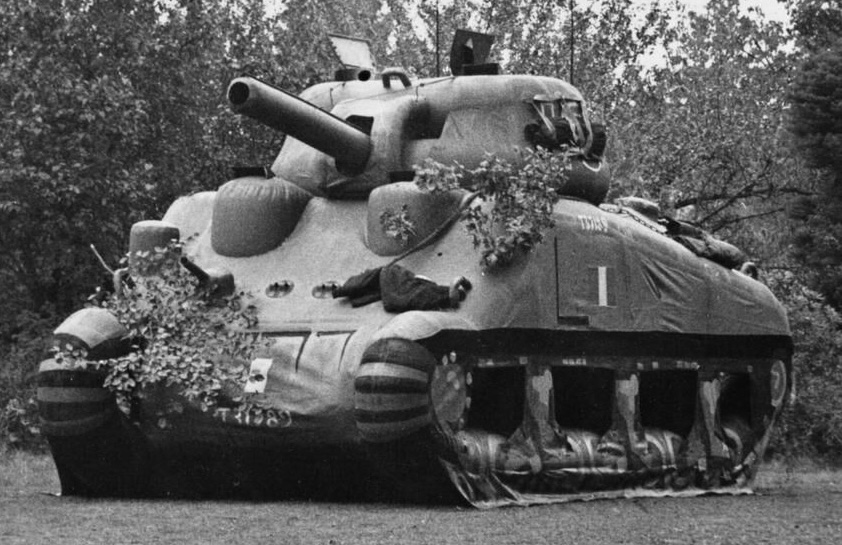
#> input picture learning-videos/shorts-experiments/sh-11-dday-ghost-army/raw_assets/dummy_tank.jpg, 842 x 545 px, found by its file name
$ python update_qa_assets.py
#> lines starting #> are read from the running program, lines starting #| are printed output that depends on the picture; after the words box and inside, x2 and y2 are one past the last pixel; in counts of white or black regions, pixels touching at a corner belong together
import os
import cv2
import numpy as np
from PIL import Image, ImageDraw, ImageFont, ImageFilter, ImageEnhance

RAW_DIR = "D:/PERSONAL PROJECT/IR-study-companion/learning-videos/shorts-experiments/sh-11-dday-ghost-army/raw_assets"
ASSET_DIR = "D:/PERSONAL PROJECT/IR-study-companion/learning-videos/shorts-experiments/sh-11-dday-ghost-army/assets"

print("Regenerating sticker_dummy_tank.png with +25% brightness & contrast enhancement...")
tank_raw = cv2.imread(os.path.join(RAW_DIR, "dummy_tank.jpg"))
#> tank_raw is the input picture: shape (545, 842, 3); min 0, max 253, mean 89.9

crop_t = cv2.resize(tank_raw, (760, 480), interpolation=cv2.INTER_LANCZOS4)
tch, tcw = crop_t.shape[:2]
#> tch = 480; tcw = 760

mask_t = np.zeros((tch, tcw), np.uint8)
bgdModel = np.zeros((1, 65), np.float64)
fgdModel = np.zeros((1, 65), np.float64)
rect_t = (15, 20, tcw - 30, tch - 35)
#> rect_t = (15, 20, 730, 445)
cv2.grabCut(crop_t, mask_t, rect_t, bgdModel, fgdModel, 6, cv2.GC_INIT_WITH_RECT)
bin_t = np.where((mask_t==2)|(mask_t==0), 0, 255).astype(np.uint8)

num_labels, labels, stats, _ = cv2.connectedComponentsWithStats(bin_t, connectivity=8)
#> num_labels = 3
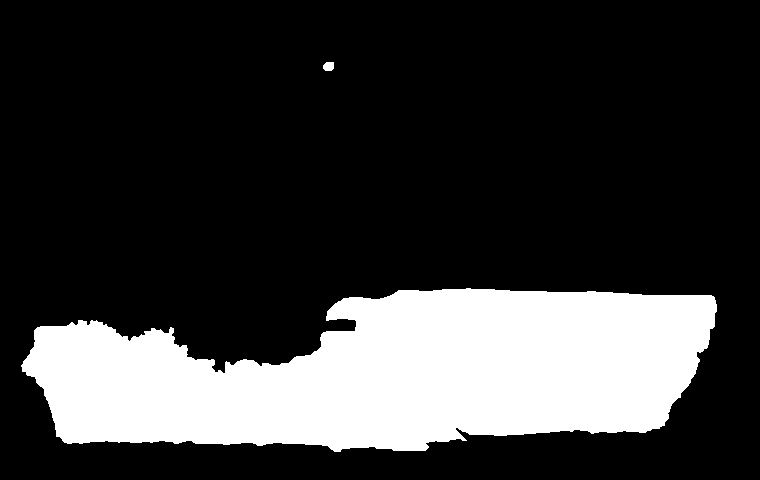
#> bin_t: shape (480, 760); 22.4% white; 2 white regions, box (x1, y1, x2, y2) and area: (21, 288, 717, 452) 81448, (323, 62, 334, 71) 87
largest = 1 + np.argmax(stats[1:, cv2.CC_STAT_AREA])
#> largest = 2
clean_t = np.where(labels == largest, 255, 0).astype(np.uint8)
clean_t = cv2.morphologyEx(clean_t, cv2.MORPH_CLOSE, cv2.getStructuringElement(cv2.MORPH_ELLIPSE, (11, 11)))

tank_rgba = cv2.cvtColor(crop_t, cv2.COLOR_BGR2RGBA)
tank_rgba[:, :, 3] = clean_t
pil_t = Image.fromarray(tank_rgba)

# Boost brightness +25% and contrast +15% per QA audit
enh_b = ImageEnhance.Brightness(pil_t)
pil_t = enh_b.enhance(1.25)
enh_c = ImageEnhance.Contrast(pil_t)
pil_t = enh_c.enhance(1.15)

# 14px white outline + 0-blur hard shadow (135 deg)
pad_t = 14 * 2 + 40
w_t, h_t = pil_t.size
#> w_t = 760; h_t = 480
new_wt, new_ht = w_t + pad_t * 2, h_t + pad_t * 2
#> new_wt = 896; new_ht = 616
alpha_t = pil_t.split()[3]
#> alpha_t: PIL image 760x480 L; 22.4% white; 1 white region, box (x1, y1, x2, y2) and area: (21, 288, 717, 452) 81808

stroke_t = Image.new("L", (new_wt, new_ht), 0)
#> stroke_t: PIL image 896x616 L; every value is 0
for dx in range(-14, 15):
    for dy in range(-14, 15):
        if dx*dx + dy*dy <= 196:
            stroke_t.paste(alpha_t, (pad_t + dx, pad_t + dy), alpha_t)
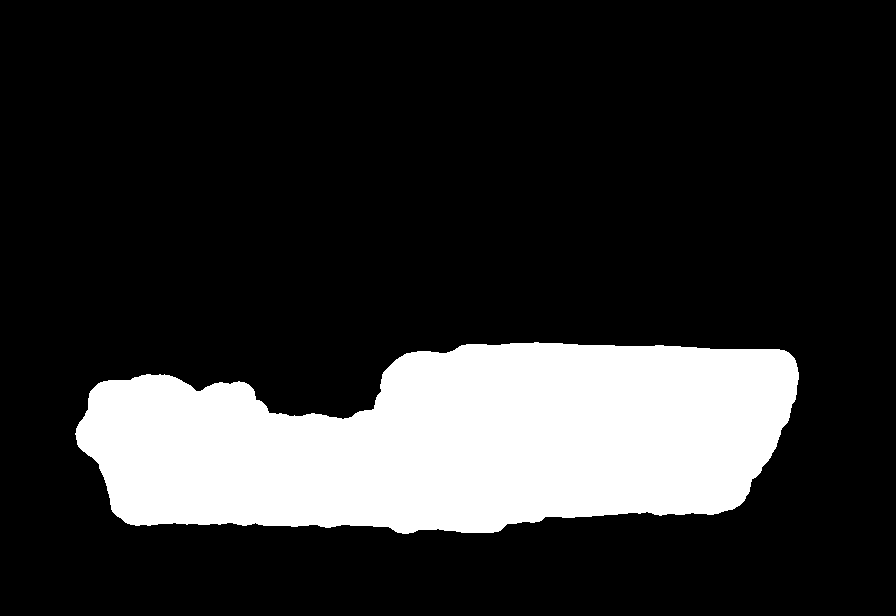
#> stroke_t: PIL image 896x616 L; 19.2% white; 1 white region, box (x1, y1, x2, y2) and area: (75, 342, 799, 534) 105723

shadow_t = Image.new("RGBA", (new_wt, new_ht), (0, 0, 0, 0))
#> shadow_t: PIL image 896x616 RGBA; every value is 0
shadow_t.paste(Image.new("RGBA", (new_wt, new_ht), (0, 0, 0, 255)), (14, 14), stroke_t)

comp_t = Image.new("RGBA", (new_wt, new_ht), (0, 0, 0, 0))
comp_t.alpha_composite(shadow_t)
comp_t.paste(Image.new("RGBA", (new_wt, new_ht), (255, 255, 255, 255)), (0, 0), stroke_t)
comp_t.paste(pil_t, (pad_t, pad_t), pil_t)

out_path = os.path.join(ASSET_DIR, "sticker_dummy_tank.png")
comp_t.save(out_path)
print(f"Saved enhanced sticker_dummy_tank.png to {out_path} ({comp_t.size})")
#| Saved enhanced sticker_dummy_tank.png to D:/PERSONAL PROJECT/IR-study-companion/learning-videos/shorts-experiments/sh-11-dday-ghost-army/assets/sticker_dummy_tank.png ((896, 616))

# Also update Rommel plate with aligned military label
print("Updating Rommel plate with aligned military label: 15TH ARMY // PANZER RESERVE...")
card_w, card_h = 840, 660
plate_r = Image.new("RGBA", (card_w, card_h), (244, 240, 228, 255))
draw_r = ImageDraw.Draw(plate_r)

rommel_raw = cv2.imread(os.path.join(RAW_DIR, "rommel_atlantikwall.jpg"))
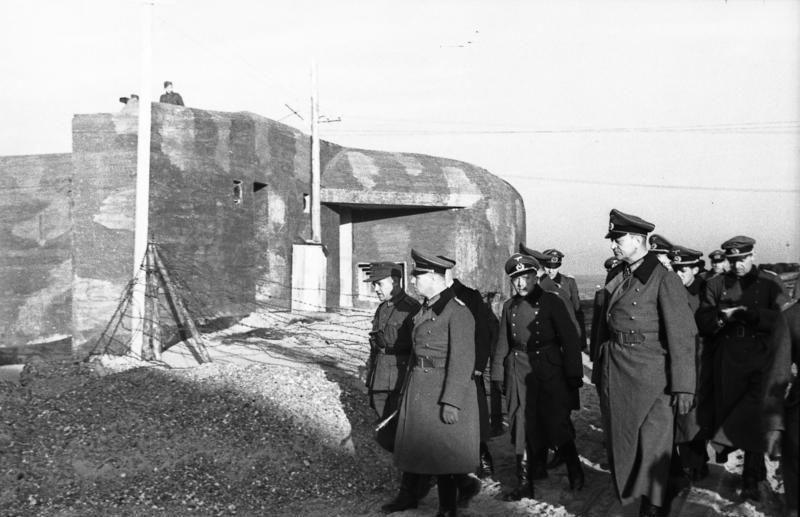
#> input picture learning-videos/shorts-experiments/sh-11-dday-ghost-army/raw_assets/rommel_atlantikwall.jpg, 800 x 517 px, found by its file name
#> rommel_raw is the input picture: shape (517, 800, 3); min 0, max 255, mean 151.6
crop_r = cv2.resize(rommel_raw, (780, 500), interpolation=cv2.INTER_LANCZOS4)
pil_r = Image.fromarray(cv2.cvtColor(crop_r, cv2.COLOR_BGR2RGB))
enh_r = ImageEnhance.Contrast(pil_r)
pil_r = enh_r.enhance(1.22)
plate_r.paste(pil_r, (30, 30))
draw_r.rectangle([30, 30, 810, 530], outline=(30, 35, 45, 220), width=3)

try:
    font_badge = ImageFont.truetype("C:/Windows/Fonts/courbd.ttf", 18)
    font_cap = ImageFont.truetype("C:/Windows/Fonts/arialbd.ttf", 26)
    font_sub = ImageFont.truetype("C:/Windows/Fonts/arial.ttf", 19)
except:
    font_badge = font_cap = font_sub = ImageFont.load_default()

draw_r.rounded_rectangle([45, 45, 640, 95], radius=8, fill=(185, 28, 28, 240))
draw_r.text((58, 58), "PAS-DE-CALAIS // 15TH ARMY // PANZER RESERVE", font=font_badge, fill=(255, 255, 255, 255))

draw_r.rectangle([30, 545, 810, 640], fill=(15, 20, 30, 255))
draw_r.text((50, 555), "FIELD MARSHAL ERWIN ROMMEL", font=font_cap, fill=(255, 255, 255, 255))
draw_r.text((50, 588), "PAS-DE-CALAIS // 15TH ARMY // PANZER RESERVE", font=font_sub, fill=(210, 180, 90, 255))

pad = 14 * 2 + 36
new_w, new_h = card_w + pad * 2, card_h + pad * 2
alpha = plate_r.split()[3]
stroke_mask = Image.new("L", (new_w, new_h), 0)
#> stroke_mask: PIL image 968x788 L; every value is 0
for dx in range(-14, 15):
    for dy in range(-14, 15):
        if dx*dx + dy*dy <= 196:
            stroke_mask.paste(alpha, (pad + dx, pad + dy), alpha)
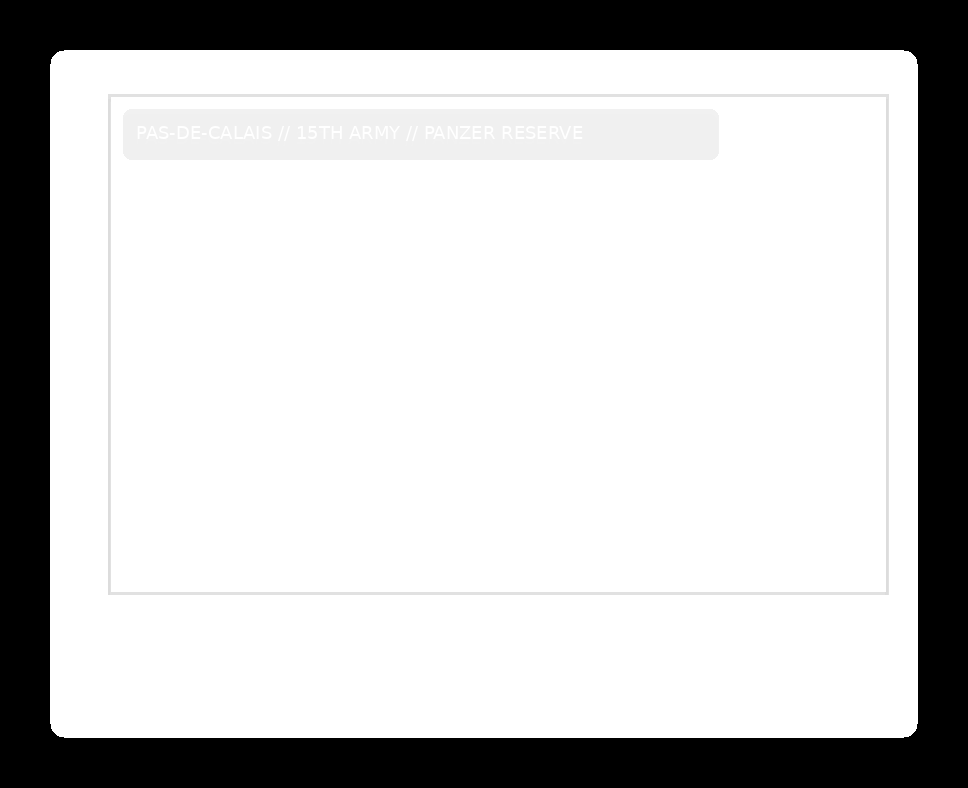
#> stroke_mask: PIL image 968x788 L; min 0, max 255, mean 198.7

shadow_img = Image.new("RGBA", (new_w, new_h), (0, 0, 0, 0))
#> shadow_img: PIL image 968x788 RGBA; every value is 0
shadow_fill = Image.new("RGBA", (new_w, new_h), (0, 0, 0, 255))
shadow_img.paste(shadow_fill, (14, 14), stroke_mask)
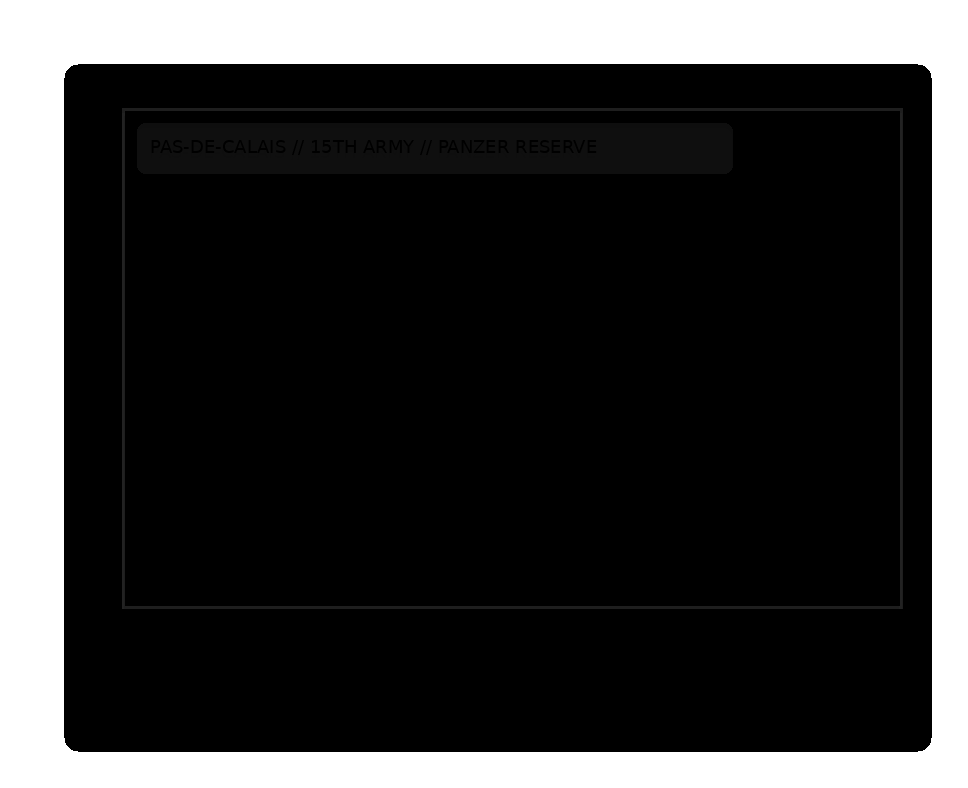
#> shadow_img: PIL image 968x788 RGBA; mean R, G, B, A 0, 0, 0, 198.7; transparent parts drawn white

comp_r = Image.new("RGBA", (new_w, new_h), (0, 0, 0, 0))
comp_r.alpha_composite(shadow_img)
comp_r.paste(Image.new("RGBA", (new_w, new_h), (255, 255, 255, 255)), (0, 0), stroke_mask)
comp_r.paste(plate_r, (pad, pad), plate_r)
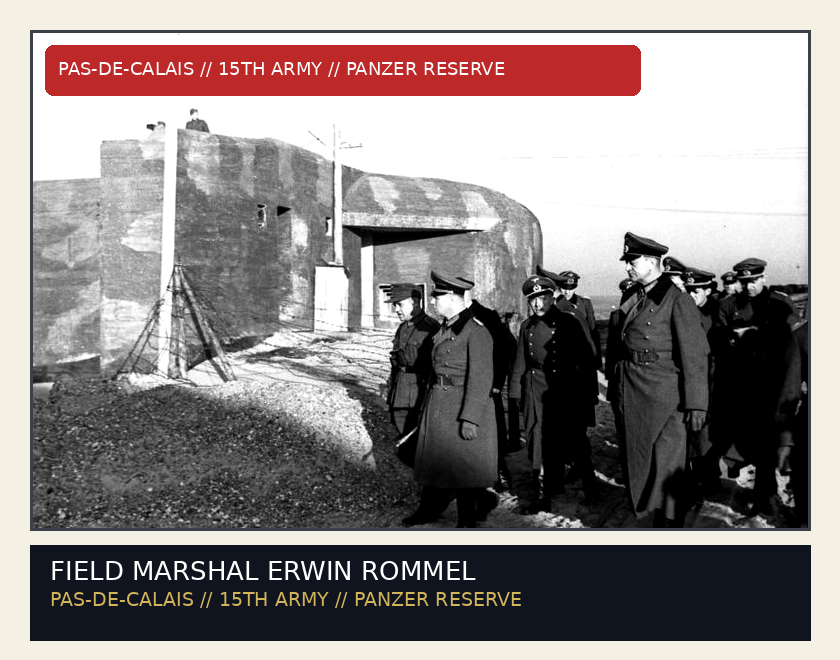
#> plate_r: PIL image 840x660 RGBA; mean R, G, B, A 142.3, 134.2, 133.4, 253.7; transparent parts drawn white
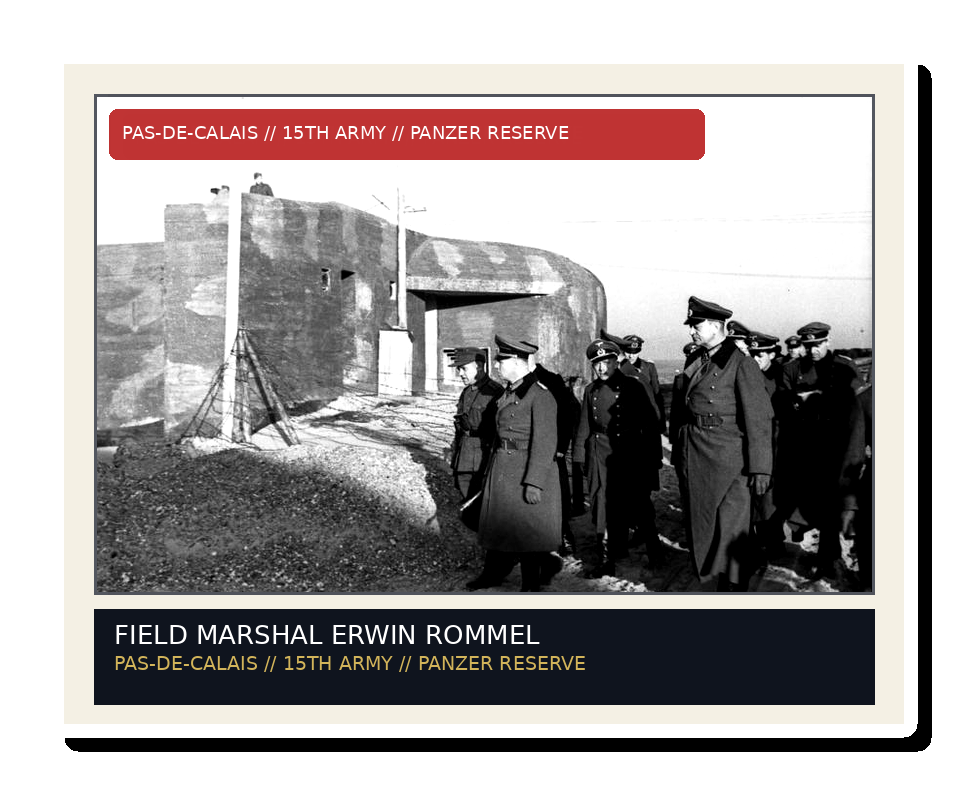
#> comp_r: PIL image 968x788 RGBA; mean R, G, B, A 118.1, 112.5, 111.9, 205.9; transparent parts drawn white

comp_r.save(os.path.join(ASSET_DIR, "plate_rommel_calais.png"))
print("Saved updated plate_rommel_calais.png")
